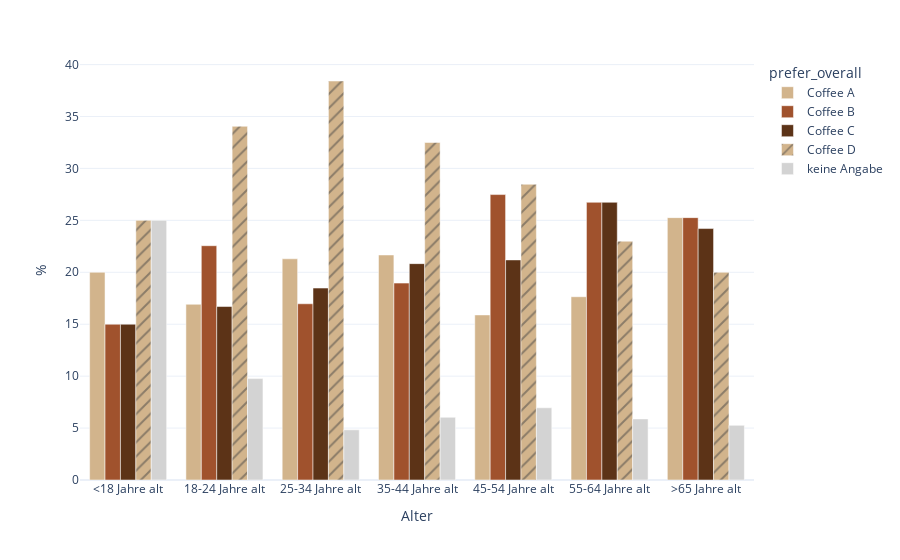

Write notebook code for a chart like this one.
### Code cell
# Plot

fig = px.bar(df_cat, y="proportion", x="age", color="prefer_overall", 
             pattern_shape="prefer_overall",
             color_discrete_map=c_map,
             pattern_shape_map=p_map,
             template="plotly_white",
             barmode="group",
             category_orders={"prefer_overall": coffee_order})
fig.update_layout(xaxis_title="Alter", yaxis_title="%")

### Figure 1 — Plotly figure (JSON) as saved in the notebook; plotly's stock layout.template omitted (floating-point values rounded to 4 significant figures)
{"data": [{"alignmentgroup": "True", "hovertemplate": "prefer_overall=Coffee A<br>age=%{x}<br>proportion=%{y}<extra></extra>", "legendgroup": "Coffee A", "marker": {"color": "#d2b48c", "pattern": {"shape": ""}}, "name": "Coffee A", "offsetgroup": "Coffee A", "orientation": "v", "showlegend": true, "textposition": "auto", "type": "bar", "x": ["<18 Jahre alt", "18-24 Jahre alt", "25-34 Jahre alt", "35-44 Jahre alt", "45-54 Jahre alt", "55-64 Jahre alt", ">65 Jahre alt"], "xaxis": "x", "y": [20.0, 16.92, 21.3, 21.67, 15.89, 17.65, 25.26], "yaxis": "y"}, {"alignmentgroup": "True", "hovertemplate": "prefer_overall=Coffee B<br>age=%{x}<br>proportion=%{y}<extra></extra>", "legendgroup": "Coffee B", "marker": {"color": "#a0522d", "pattern": {"shape": ""}}, "name": "Coffee B", "offsetgroup": "Coffee B", "orientation": "v", "showlegend": true, "textposition": "auto", "type": "bar", "x": ["<18 Jahre alt", "18-24 Jahre alt", "25-34 Jahre alt", "35-44 Jahre alt", "45-54 Jahre alt", "55-64 Jahre alt", ">65 Jahre alt"], "xaxis": "x", "y": [15.0, 22.56, 16.97, 18.96, 27.48, 26.74, 25.26], "yaxis": "y"}, {"alignmentgroup": "True", "hovertemplate": "prefer_overall=Coffee C<br>age=%{x}<br>proportion=%{y}<extra></extra>", "legendgroup": "Coffee C", "marker": {"color": "#5c3317", "pattern": {"shape": ""}}, "name": "Coffee C", "offsetgroup": "Coffee C", "orientation": "v", "showlegend": true, "textposition": "auto", "type": "bar", "x": ["<18 Jahre alt", "18-24 Jahre alt", "25-34 Jahre alt", "35-44 Jahre alt", "45-54 Jahre alt", "55-64 Jahre alt", ">65 Jahre alt"], "xaxis": "x", "y": [15.0, 16.7, 18.48, 20.83, 21.19, 26.74, 24.21], "yaxis": "y"}, {"alignmentgroup": "True", "hovertemplate": "prefer_overall=Coffee D<br>age=%{x}<br>proportion=%{y}<extra></extra>", "legendgroup": "Coffee D", "marker": {"color": "#d2b48c", "pattern": {"shape": "/"}}, "name": "Coffee D", "offsetgroup": "Coffee D", "orientation": "v", "showlegend": true, "textposition": "auto", "type": "bar", "x": ["<18 Jahre alt", "18-24 Jahre alt", "25-34 Jahre alt", "35-44 Jahre alt", "45-54 Jahre alt", "55-64 Jahre alt", ">65 Jahre alt"], "xaxis": "x", "y": [25.0, 34.06, 38.42, 32.5, 28.48, 22.99, 20.0], "yaxis": "y"}, {"alignmentgroup": "True", "hovertemplate": "prefer_overall=keine Angabe<br>age=%{x}<br>proportion=%{y}<extra></extra>", "legendgroup": "keine Angabe", "marker": {"color": "#d3d3d3", "pattern": {"shape": ""}}, "name": "keine Angabe", "offsetgroup": "keine Angabe", "orientation": "v", "showlegend": true, "textposition": "auto", "type": "bar", "x": ["<18 Jahre alt", "18-24 Jahre alt", "25-34 Jahre alt", "35-44 Jahre alt", "45-54 Jahre alt", "55-64 Jahre alt", ">65 Jahre alt"], "xaxis": "x", "y": [25.0, 9.761, 4.834, 6.042, 6.954, 5.882, 5.263], "yaxis": "y"}], "layout": {"barmode": "group", "legend": {"title": {"text": "prefer_overall"}, "tracegroupgap": 0}, "margin": {"t": 60}, "xaxis": {"anchor": "y", "domain": [0, 1], "title": {"text": "Alter"}}, "yaxis": {"anchor": "x", "domain": [0, 1], "title": {"text": "%"}}}}
